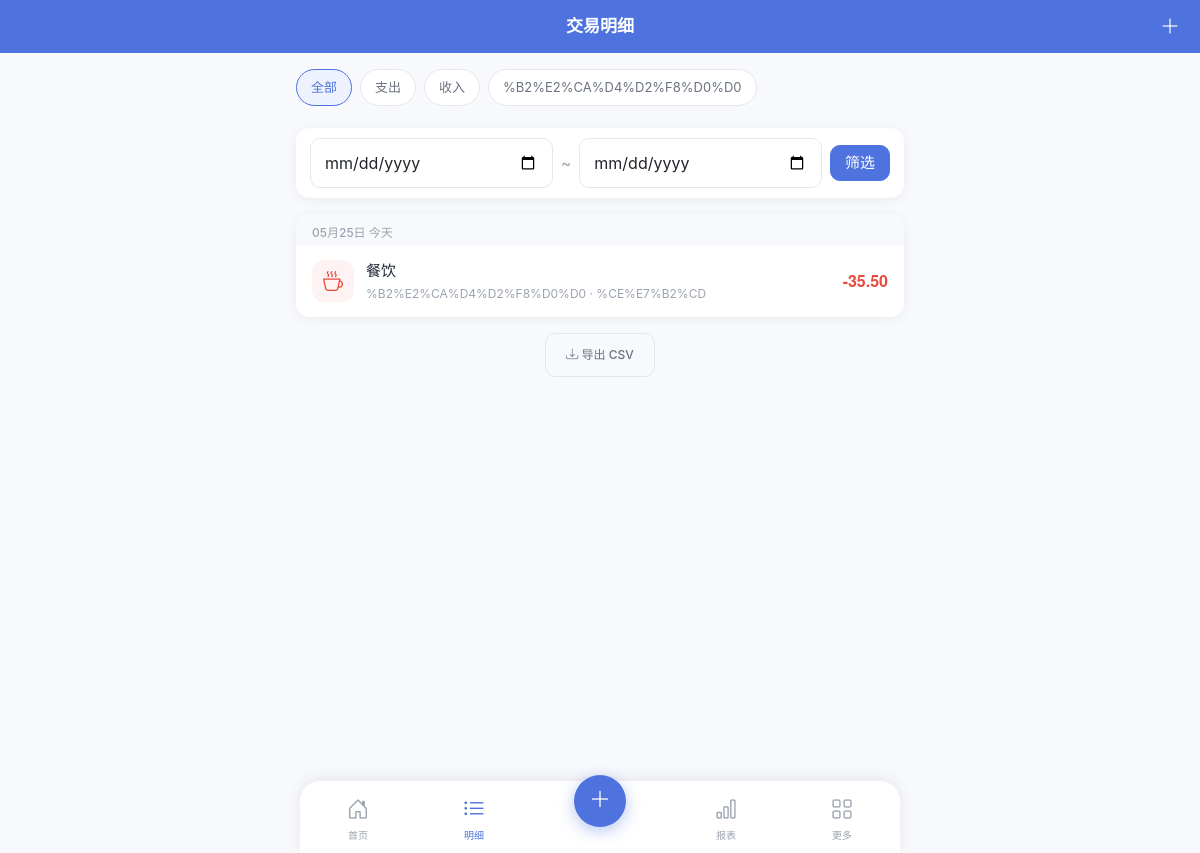
The page /transactions (signed in) on the database its author committed.
### models.py (models this page shows)
class Account(db.Model):
    __tablename__ = 'accounts'
    id = db.Column(db.Integer, primary_key=True)
    user_id = db.Column(db.Integer, db.ForeignKey('users.id'), nullable=False)
    name = db.Column(db.String(100), nullable=False)
    type = db.Column(db.String(20), nullable=False)  # cash, bank, credit, alipay, wechat
    balance = db.Column(db.Float, default=0.0)
    created_at = db.Column(db.DateTime, default=datetime.now)
    transactions = db.relationship('Transaction', backref='account', lazy='dynamic')
    ACCOUNT_TYPES = {
        'cash': '现金',
        'bank': '银行卡',
        'credit': '信用卡',
        'alipay': '支付宝',
        'wechat': '微信'
    }

class Transaction(db.Model):
    __tablename__ = 'transactions'
    id = db.Column(db.Integer, primary_key=True)
    user_id = db.Column(db.Integer, db.ForeignKey('users.id'), nullable=False)
    account_id = db.Column(db.Integer, db.ForeignKey('accounts.id'), nullable=False)
    category_id = db.Column(db.Integer, db.ForeignKey('categories.id'), nullable=False)
    amount = db.Column(db.Float, nullable=False)
    type = db.Column(db.String(10), nullable=False)  # income, expense
    description = db.Column(db.String(500), default='')
    date = db.Column(db.Date, nullable=False, default=datetime.now().date)
    created_at = db.Column(db.DateTime, default=datetime.now)
    tag_associations = db.relationship('TransactionTag', backref='transaction', lazy='dynamic', cascade='all, delete-orphan')

class Category(db.Model):
    __tablename__ = 'categories'
    id = db.Column(db.Integer, primary_key=True)
    user_id = db.Column(db.Integer, db.ForeignKey('users.id'), nullable=False)
    name = db.Column(db.String(100), nullable=False)
    type = db.Column(db.String(10), nullable=False)  # income, expense
    icon = db.Column(db.String(50), default='bi-circle')
    parent_id = db.Column(db.Integer, db.ForeignKey('categories.id'), nullable=True)
    children = db.relationship('Category', backref=db.backref('parent', remote_side=[id]), lazy='dynamic')
    transactions = db.relationship('Transaction', backref='category', lazy='dynamic')
    budgets = db.relationship('Budget', backref='category', lazy='dynamic')

### app.py (the view)
@app.route('/transactions')
@login_required
def transactions_list():
    page = request.args.get('page', 1, type=int)
    per_page = 20
    query = Transaction.query.filter_by(user_id=current_user.id)
    account_id = request.args.get('account_id', type=int)
    category_id = request.args.get('category_id', type=int)
    trans_type = request.args.get('type', '')
    start_date = request.args.get('start_date', '')
    end_date = request.args.get('end_date', '')
    tag_id = request.args.get('tag_id', type=int)
    if account_id:
        query = query.filter_by(account_id=account_id)
    if category_id:
        query = query.filter_by(category_id=category_id)
    if trans_type in ('income', 'expense'):
        query = query.filter_by(type=trans_type)
    if start_date:
        query = query.filter(Transaction.date >= start_date)
    if end_date:
        query = query.filter(Transaction.date <= end_date)
    if tag_id:
        query = query.join(TransactionTag).filter(TransactionTag.tag_id == tag_id)
    pagination = query.order_by(
        Transaction.date.desc(), Transaction.created_at.desc()
    ).paginate(page=page, per_page=per_page)
    accounts = Account.query.filter_by(user_id=current_user.id).all()
    categories = Category.query.filter_by(user_id=current_user.id).all()
    tags = Tag.query.filter_by(user_id=current_user.id).all()
    return render_template('transactions.html',
                           transactions=pagination.items,
                           pagination=pagination,
                           accounts=accounts,
                           categories=categories,
                           tags=tags,
                           account_types=Account.ACCOUNT_TYPES,
                           today=date.today())

### app.py (called while the page is built)
@login_manager.user_loader
def load_user(user_id):
    return User.query.get(int(user_id))

### templates/transactions.html (shortened to what this page needs)
{% extends "base.html" %}
{% block header_title %}交易明细{% endblock %}
{% block header_right %}
<a href="{{ url_for('transaction_add') }}"><i class="bi bi-plus-lg"></i></a>
{% endblock %}
{% block content %}
<div class="filter-bar">
    <a href="{{ url_for('transactions_list') }}" class="filter-chip {% if not request.args.get('type') and not request.args.get('account_id') and not request.args.get('category_id') %}active{% endif %}">全部</a>
    <a href="{{ url_for('transactions_list', type='expense') }}" class="filter-chip {% if request.args.get('type') == 'expense' %}active{% endif %}">支出</a>
    <a href="{{ url_for('transactions_list', type='income') }}" class="filter-chip {% if request.args.get('type') == 'income' %}active{% endif %}">收入</a>
    {% for account in accounts %}
    <a href="{{ url_for('transactions_list', account_id=account.id) }}" class="filter-chip {% if request.args.get('account_id')|int == account.id %}active{% endif %}">{{ account.name }}</a>
    {% endfor %}
</div>
<div class="card mb-3">
    <div class="card-body" style="padding:10px 14px;">
        <form method="GET" class="d-flex align-center gap-2" style="flex-wrap:wrap;">
            <input type="date" name="start_date" class="form-control form-control-sm" value="{{ request.args.get('start_date', '') }}" style="flex:1; min-width:120px;">
            <span style="color:var(--gray-400);">~</span>
            <input type="date" name="end_date" class="form-control form-control-sm" value="{{ request.args.get('end_date', '') }}" style="flex:1; min-width:120px;">
            <button type="submit" class="btn btn-primary btn-sm" style="padding:6px 14px;">筛选</button>
        </form>
    </div>
</div>
{% if transactions %}
<div class="list-card mb-3">
    {% set current_date = {'val': ''} %}
    {% for t in transactions %}
        {% set date_str = t.date.strftime('%Y-%m-%d') %}
        {% if date_str != current_date.val %}
            <div style="padding:10px 16px 4px; font-size:12px; color:var(--gray-400); font-weight:500; background:var(--gray-50);">
                {{ t.date.strftime('%m月%d日') }}
                {% if t.date == today %}今天{% endif %}
            </div>
        {% endif %}
        <a href="{{ url_for('transaction_edit', id=t.id) }}" class="list-item">
            <div class="item-icon {{ t.type }}">
                <i class="bi {{ t.category.icon }}"></i>
            </div>
            <div class="item-body">
                <div class="item-title">
                    {{ t.category.name }}
                </div>
                <div class="item-sub">{{ t.account.name }}{% if t.description %} · {{ t.description }}{% endif %}</div>
            </div>
            <div class="item-amount {{ t.type }}">
                {{ '+' if t.type == 'income' else '-' }}{{ "%.2f"|format(t.amount) }}
            </div>
        </a>
    {% endfor %}
</div>
<div class="text-center mb-3">
    <a href="{{ url_for('export_csv', start_date=request.args.get('start_date', ''), end_date=request.args.get('end_date', '')) }}"
       class="btn btn-outline-secondary btn-sm" style="font-size:12px;">
        <i class="bi bi-download"></i> 导出 CSV
    </a>
</div>
{% endif %}
{% endblock %}

### templates/base.html (shortened to what this page needs)
<!DOCTYPE html>
<html lang="zh-CN">
<head>
    <link href="https://cdn.jsdelivr.net/npm/bootstrap@5.3.0/dist/css/bootstrap.min.css" rel="stylesheet">
    <link href="https://cdn.jsdelivr.net/npm/bootstrap-icons@1.11.0/font/bootstrap-icons.css" rel="stylesheet">
    <link href="{{ url_for('static', filename='css/style.css') }}" rel="stylesheet">
</head>
<body>
    {% if current_user.is_authenticated %}
    <header class="app-header">
        <h1 class="header-title">{% block header_title %}记账本{% endblock %}</h1>
        <div class="header-right">
            {% block header_right %}{% endblock %}
        </div>
    </header>
    {% endif %}
    <main class="app-content {% if current_user.is_authenticated %}has-bottom-nav{% endif %}">
        {% block content %}{% endblock %}
    </main>
    {% if current_user.is_authenticated %}
    <nav class="bottom-nav">
        <a href="{{ url_for('dashboard') }}" class="nav-item {% if request.endpoint == 'dashboard' %}active{% endif %}">
            <i class="bi bi-house-door"></i>
            <span>首页</span>
        </a>
        <a href="{{ url_for('transactions_list') }}" class="nav-item {% if request.endpoint in ['transactions_list', 'transaction_edit'] %}active{% endif %}">
            <i class="bi bi-list-ul"></i>
            <span>明细</span>
        </a>
        <a href="{{ url_for('transaction_add') }}" class="nav-item nav-add">
            <div class="add-btn">
                <i class="bi bi-plus-lg"></i>
            </div>
        </a>
        <a href="{{ url_for('reports') }}" class="nav-item {% if request.endpoint == 'reports' %}active{% endif %}">
            <i class="bi bi-bar-chart"></i>
            <span>报表</span>
        </a>
        <a href="{{ url_for('more_menu') }}" class="nav-item {% if request.endpoint in ['accounts_list', 'categories_list', 'tags_list', 'budget_list', 'more_menu'] %}active{% endif %}">
            <i class="bi bi-grid"></i>
            <span>更多</span>
        </a>
    </nav>
    {% endif %}
</body>
</html>

### rows shown on the page
Account: name "%B2%E2%CA%D4%D2%F8%D0%D0"
Transaction: date "05月25日", shows "今天", category.name "餐饮", account.name "%B2%E2%CA%D4%D2%F8%D0%D0", description "%CE%E7%B2%CD", type "-", amount "35.50"
